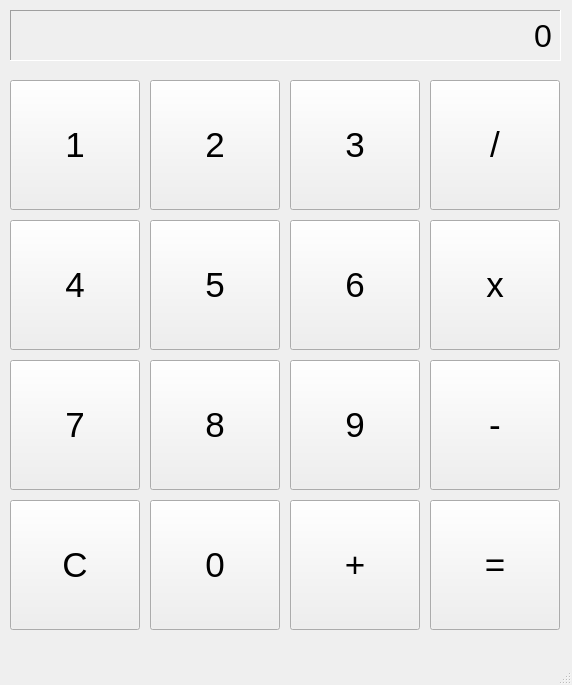
<?xml version="1.0" encoding="UTF-8"?>
<ui version="4.0">
 <class>MainWindow</class>
 <widget class="QMainWindow" name="MainWindow">
  <property name="geometry">
   <rect>
    <x>0</x>
    <y>0</y>
    <width>572</width>
    <height>685</height>
   </rect>
  </property>
  <property name="windowTitle">
   <string>MainWindow</string>
  </property>
  <widget class="QWidget" name="centralwidget">
   <widget class="QPushButton" name="pushButton_k1">
    <property name="geometry">
     <rect>
      <x>10</x>
      <y>80</y>
      <width>130</width>
      <height>130</height>
     </rect>
    </property>
    <property name="font">
     <font>
      <pointsize>26</pointsize>
     </font>
    </property>
    <property name="text">
     <string>1</string>
    </property>
   </widget>
   <widget class="QPushButton" name="pushButton_k2">
    <property name="geometry">
     <rect>
      <x>150</x>
      <y>80</y>
      <width>130</width>
      <height>130</height>
     </rect>
    </property>
    <property name="font">
     <font>
      <pointsize>26</pointsize>
     </font>
    </property>
    <property name="text">
     <string>2</string>
    </property>
   </widget>
   <widget class="QPushButton" name="pushButton_k3">
    <property name="geometry">
     <rect>
      <x>290</x>
      <y>80</y>
      <width>130</width>
      <height>130</height>
     </rect>
    </property>
    <property name="font">
     <font>
      <pointsize>26</pointsize>
     </font>
    </property>
    <property name="text">
     <string>3</string>
    </property>
   </widget>
   <widget class="QPushButton" name="pushButton_div">
    <property name="geometry">
     <rect>
      <x>430</x>
      <y>80</y>
      <width>130</width>
      <height>130</height>
     </rect>
    </property>
    <property name="font">
     <font>
      <pointsize>26</pointsize>
     </font>
    </property>
    <property name="text">
     <string>/</string>
    </property>
   </widget>
   <widget class="QLabel" name="label_results">
    <property name="geometry">
     <rect>
      <x>10</x>
      <y>10</y>
      <width>551</width>
      <height>51</height>
     </rect>
    </property>
    <property name="font">
     <font>
      <pointsize>24</pointsize>
     </font>
    </property>
    <property name="frameShape">
     <enum>QFrame::Panel</enum>
    </property>
    <property name="frameShadow">
     <enum>QFrame::Sunken</enum>
    </property>
    <property name="text">
     <string>0</string>
    </property>
    <property name="alignment">
     <set>Qt::AlignRight|Qt::AlignTrailing|Qt::AlignVCenter</set>
    </property>
   </widget>
   <widget class="QPushButton" name="pushButton_k4">
    <property name="geometry">
     <rect>
      <x>10</x>
      <y>220</y>
      <width>130</width>
      <height>130</height>
     </rect>
    </property>
    <property name="font">
     <font>
      <pointsize>26</pointsize>
     </font>
    </property>
    <property name="text">
     <string>4</string>
    </property>
   </widget>
   <widget class="QPushButton" name="pushButton_k5">
    <property name="geometry">
     <rect>
      <x>150</x>
      <y>220</y>
      <width>130</width>
      <height>130</height>
     </rect>
    </property>
    <property name="font">
     <font>
      <pointsize>26</pointsize>
     </font>
    </property>
    <property name="text">
     <string>5</string>
    </property>
   </widget>
   <widget class="QPushButton" name="pushButton_k6">
    <property name="geometry">
     <rect>
      <x>290</x>
      <y>220</y>
      <width>130</width>
      <height>130</height>
     </rect>
    </property>
    <property name="font">
     <font>
      <pointsize>26</pointsize>
     </font>
    </property>
    <property name="text">
     <string>6</string>
    </property>
   </widget>
   <widget class="QPushButton" name="pushButton_mult">
    <property name="geometry">
     <rect>
      <x>430</x>
      <y>220</y>
      <width>130</width>
      <height>130</height>
     </rect>
    </property>
    <property name="font">
     <font>
      <pointsize>26</pointsize>
     </font>
    </property>
    <property name="text">
     <string>x</string>
    </property>
   </widget>
   <widget class="QPushButton" name="pushButton_k7">
    <property name="geometry">
     <rect>
      <x>10</x>
      <y>360</y>
      <width>130</width>
      <height>130</height>
     </rect>
    </property>
    <property name="font">
     <font>
      <pointsize>26</pointsize>
     </font>
    </property>
    <property name="text">
     <string>7</string>
    </property>
   </widget>
   <widget class="QPushButton" name="pushButton_k8">
    <property name="geometry">
     <rect>
      <x>150</x>
      <y>360</y>
      <width>130</width>
      <height>130</height>
     </rect>
    </property>
    <property name="font">
     <font>
      <pointsize>26</pointsize>
     </font>
    </property>
    <property name="text">
     <string>8</string>
    </property>
   </widget>
   <widget class="QPushButton" name="pushButton_k9">
    <property name="geometry">
     <rect>
      <x>290</x>
      <y>360</y>
      <width>130</width>
      <height>130</height>
     </rect>
    </property>
    <property name="font">
     <font>
      <pointsize>26</pointsize>
     </font>
    </property>
    <property name="text">
     <string>9</string>
    </property>
   </widget>
   <widget class="QPushButton" name="pushButton_min">
    <property name="geometry">
     <rect>
      <x>430</x>
      <y>360</y>
      <width>130</width>
      <height>130</height>
     </rect>
    </property>
    <property name="font">
     <font>
      <pointsize>26</pointsize>
     </font>
    </property>
    <property name="text">
     <string>-</string>
    </property>
   </widget>
   <widget class="QPushButton" name="pushButton_C">
    <property name="geometry">
     <rect>
      <x>10</x>
      <y>500</y>
      <width>130</width>
      <height>130</height>
     </rect>
    </property>
    <property name="font">
     <font>
      <pointsize>26</pointsize>
     </font>
    </property>
    <property name="text">
     <string>C</string>
    </property>
   </widget>
   <widget class="QPushButton" name="pushButton_k0">
    <property name="geometry">
     <rect>
      <x>150</x>
      <y>500</y>
      <width>130</width>
      <height>130</height>
     </rect>
    </property>
    <property name="font">
     <font>
      <pointsize>26</pointsize>
     </font>
    </property>
    <property name="text">
     <string>0</string>
    </property>
   </widget>
   <widget class="QPushButton" name="pushButton_plus">
    <property name="geometry">
     <rect>
      <x>290</x>
      <y>500</y>
      <width>130</width>
      <height>130</height>
     </rect>
    </property>
    <property name="font">
     <font>
      <pointsize>26</pointsize>
     </font>
    </property>
    <property name="text">
     <string>+</string>
    </property>
   </widget>
   <widget class="QPushButton" name="pushButton_equal">
    <property name="geometry">
     <rect>
      <x>430</x>
      <y>500</y>
      <width>130</width>
      <height>130</height>
     </rect>
    </property>
    <property name="font">
     <font>
      <pointsize>26</pointsize>
     </font>
    </property>
    <property name="text">
     <string>=</string>
    </property>
   </widget>
  </widget>
  <widget class="QMenuBar" name="menubar">
   <property name="geometry">
    <rect>
     <x>0</x>
     <y>0</y>
     <width>572</width>
     <height>25</height>
    </rect>
   </property>
  </widget>
  <widget class="QStatusBar" name="statusbar"/>
 </widget>
 <resources/>
 <connections/>
</ui>
